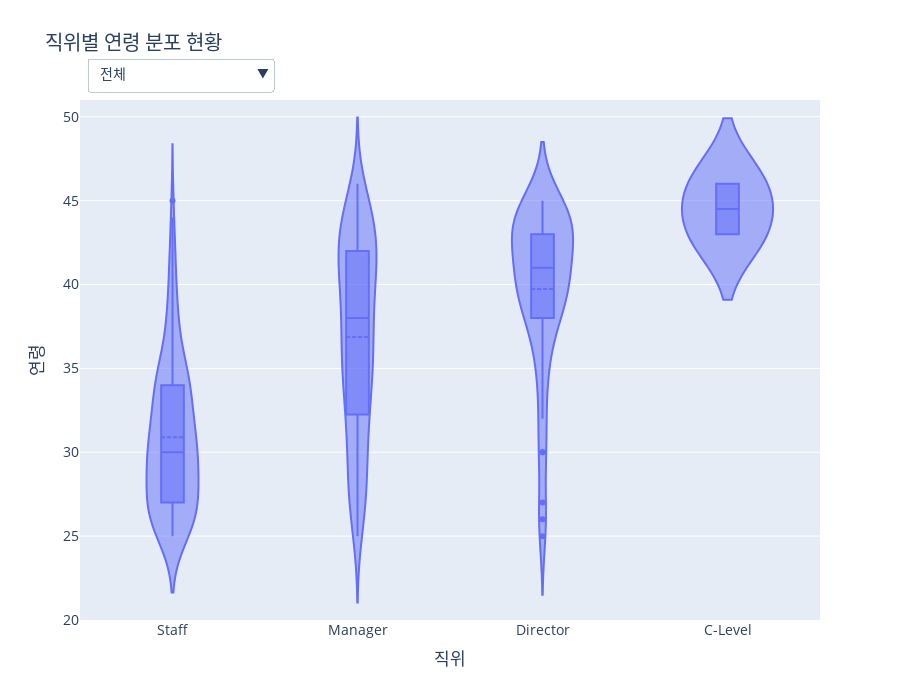

Write notebook code for a chart like this one.
### Code cell
import pandas as pd
import numpy as np
import plotly.graph_objects as go
import plotly.io as pio
import datetime

# --- 1. 데이터 임포트 ---
from services.tables.HR_Core.basic_info_table import emp_df
from services.tables.HR_Core.position_info_table import position_info_df
from services.tables.HR_Core.department_info_table import department_info_df
from services.tables.HR_Core.position_table import position_df
from services.tables.HR_Core.department_table import division_order, dept_level_map, parent_map_dept, dept_name_map
from services.helpers.utils import calculate_age, find_division_name_for_dept

def create_figure():
    """
    제안 3: 조직 세대교체 현황 분석 그래프를 생성합니다.
    """
    # --- 2. 데이터 준비 및 가공 ---
    current_emps_df = emp_df[emp_df['CURRENT_EMP_YN'] == 'Y'].copy()
    
    current_emps_df['AGE'] = current_emps_df['PERSONAL_ID'].apply(calculate_age)
    
    current_positions = position_info_df[position_info_df['GRADE_END_DATE'].isnull()][['EMP_ID', 'POSITION_ID']]
    current_depts = department_info_df[department_info_df['DEP_APP_END_DATE'].isnull()][['EMP_ID', 'DEP_ID']]
    
    analysis_df = pd.merge(current_emps_df, current_positions, on='EMP_ID', how='left')
    analysis_df = pd.merge(analysis_df, current_depts, on='EMP_ID', how='left')
    analysis_df = pd.merge(analysis_df, position_df[['POSITION_ID', 'POSITION_NAME']].drop_duplicates(), on='POSITION_ID', how='left')
    
    analysis_df['DIVISION_NAME'] = analysis_df['DEP_ID'].apply(lambda x: find_division_name_for_dept(x, dept_level_map, parent_map_dept, dept_name_map))
    
    analysis_df = analysis_df.dropna(subset=['POSITION_NAME', 'DIVISION_NAME', 'AGE'])
    
    position_order = ['Staff', 'Manager', 'Director', 'C-Level']
    analysis_df['POSITION_NAME'] = pd.Categorical(analysis_df['POSITION_NAME'], categories=position_order, ordered=True)
    analysis_df = analysis_df.sort_values('POSITION_NAME')
    
    y_min = analysis_df['AGE'].min()
    y_max = analysis_df['AGE'].max()
    fixed_y_range = [y_min - 5, y_max + 5]
    
    # --- 3. Plotly 인터랙티브 그래프 생성 ---
    fig = go.Figure()
    division_list = ['전체'] + division_order
    
    for i, div_name in enumerate(division_list):
        is_visible = (i == 0)
        df_filtered = analysis_df if div_name == '전체' else analysis_df[analysis_df['DIVISION_NAME'] == div_name]
        
        fig.add_trace(
            go.Violin(
                x=df_filtered['POSITION_NAME'], y=df_filtered['AGE'], name=div_name,
                box_visible=True, meanline_visible=True, visible=is_visible
            )
        )
        
    # --- 4. 드롭다운 메뉴 생성 ---
    buttons = []
    for i, div_name in enumerate(division_list):
        visibility_mask = [False] * len(division_list)
        visibility_mask[i] = True
        buttons.append(dict(label=div_name, method='update', args=[{'visible': visibility_mask}]))
        
    # --- 5. 레이아웃 업데이트 및 그래프 표시 ---
    fig.update_layout(
        updatemenus=[dict(
            active=0, buttons=buttons, direction="down",
            pad={"r": 10, "t": 10}, showactive=True,
            x=0.01, xanchor="left", y=1.1, yanchor="top"
        )],
        title_text='직위별 연령 분포 현황',
        xaxis_title='직위',
        yaxis_title='연령',
        font_size=14, height=700,
        legend_title_text='Division',
        annotations=[dict(text="조직 선택:", showarrow=False,
                          x=0, y=1.08, yref="paper", align="left")],
        yaxis_range=fixed_y_range
    )
    
    return fig

# 이 파일을 직접 실행할 경우 그래프를 생성하여 보여줍니다.
pio.renderers.default = 'vscode'
fig = create_figure()
fig.show()

### Figure 1 — Plotly figure (JSON) as saved in the notebook; plotly's stock layout.template omitted (floating-point values rounded to 4 significant figures; data arrays with more than 128 entries replaced by an {"elided": "..."} marker saying what was removed)
{"data": [{"box": {"visible": true}, "meanline": {"visible": true}, "name": "전체", "type": "violin", "visible": true, "x": {"elided": "480 str values"}, "y": {"elided": "480 int values"}}, {"box": {"visible": true}, "meanline": {"visible": true}, "name": "Planning Division", "type": "violin", "visible": false, "x": ["Staff", "Staff", "Staff", "Staff", "Staff", "Staff", "Staff", "Staff", "Staff", "Staff", "Staff", "Staff", "Staff", "Staff", "Staff", "Staff", "Staff", "Staff", "Staff", "Staff", "Staff", "Staff", "Staff", "Staff", "Staff", "Staff", "Staff", "Staff", "Staff", "Staff", "Staff", "Staff", "Staff", "Staff", "Staff", "Staff", "Staff", "Staff", "Staff", "Staff", "Staff", "Staff", "Staff", "Staff", "Staff", "Manager", "Manager", "Manager", "Manager", "Manager", "Manager", "Manager", "Manager", "Manager", "Manager", "Manager", "Manager", "Manager", "Manager", "Manager", "Manager", "Manager", "Manager", "Manager", "Manager", "Manager", "Manager", "Manager", "Manager", "Manager", "Manager", "Manager", "Manager", "Manager", "Manager", "Manager", "Manager", "Manager", "Manager", "Manager", "Manager", "Manager", "Manager", "Manager", "Manager", "Manager", "Manager", "Manager", "Manager", "Manager", "Manager", "Manager", "Manager", "Manager", "Manager", "Manager", "Manager", "Manager", "Manager", "Manager", "Manager", "Manager", "Manager", "Manager", "Manager", "Manager", "Manager", "Manager", "Manager", "Manager", "Manager", "Director", "Director", "Director", "Director", "Director", "Director", "Director", "Director", "Director", "Director", "Director"], "y": [25, 33, 29, 34, 31, 28, 29, 28, 31, 27, 33, 35, 29, 38, 28, 26, 33, 33, 29, 38, 29, 26, 37, 28, 27, 33, 35, 34, 41, 38, 31, 30, 26, 27, 32, 26, 26, 28, 26, 28, 32, 32, 27, 38, 33, 36, 38, 35, 37, 35, 33, 32, 42, 44, 25, 35, 45, 34, 37, 42, 44, 28, 43, 37, 36, 36, 44, 37, 45, 41, 32, 38, 35, 42, 44, 34, 28, 41, 45, 31, 27, 42, 34, 45, 35, 38, 44, 40, 44, 30, 41, 33, 42, 46, 45, 29, 35, 43, 32, 31, 44, 26, 30, 42, 43, 43, 43, 44, 43, 41, 42, 26, 37, 45, 45, 44, 43, 43, 43, 43, 35, 43]}, {"box": {"visible": true}, "meanline": {"visible": true}, "name": "Sales Division", "type": "violin", "visible": false, "x": {"elided": "132 str values"}, "y": {"elided": "132 int values"}}, {"box": {"visible": true}, "meanline": {"visible": true}, "name": "Development Division", "type": "violin", "visible": false, "x": ["Staff", "Staff", "Staff", "Staff", "Staff", "Staff", "Staff", "Staff", "Staff", "Staff", "Staff", "Staff", "Staff", "Staff", "Staff", "Staff", "Staff", "Staff", "Staff", "Staff", "Staff", "Staff", "Staff", "Staff", "Staff", "Staff", "Staff", "Staff", "Staff", "Staff", "Staff", "Staff", "Manager", "Manager", "Manager", "Manager", "Manager", "Manager", "Manager", "Manager", "Manager", "Manager", "Manager", "Manager", "Manager", "Manager", "Manager", "Manager", "Manager", "Manager", "Manager", "Manager", "Manager", "Manager", "Manager", "Manager", "Manager", "Manager", "Manager", "Manager", "Manager", "Manager", "Manager", "Manager", "Manager", "Manager", "Manager", "Manager", "Manager", "Manager", "Manager", "Manager", "Manager", "Manager", "Manager", "Manager", "Manager", "Manager", "Manager", "Manager", "Manager", "Manager", "Manager", "Manager", "Manager", "Manager", "Manager", "Manager", "Manager", "Manager", "Manager", "Manager", "Manager", "Manager", "Manager", "Manager", "Manager", "Manager", "Manager", "Manager", "Manager", "Manager", "Manager", "Director", "Director", "Director", "Director", "Director", "Director", "Director", "Director", "Director", "Director", "Director", "Director", "Director", "Director", "Director", "Director", "Director", "Director", "Director", "Director", "C-Level"], "y": [30, 35, 27, 40, 29, 26, 25, 29, 32, 45, 33, 26, 26, 26, 25, 36, 28, 27, 26, 30, 42, 44, 30, 42, 29, 31, 30, 31, 25, 27, 31, 31, 33, 41, 41, 40, 35, 38, 35, 32, 28, 42, 43, 38, 39, 40, 43, 42, 30, 39, 31, 36, 39, 38, 34, 26, 45, 42, 45, 31, 26, 40, 39, 29, 43, 44, 26, 27, 29, 32, 25, 40, 26, 37, 40, 28, 26, 41, 38, 38, 35, 27, 29, 42, 31, 35, 41, 33, 44, 34, 43, 45, 36, 28, 43, 35, 36, 35, 28, 45, 42, 46, 41, 39, 43, 33, 44, 43, 45, 36, 39, 40, 44, 40, 41, 38, 38, 40, 45, 32, 39, 25, 43, 43]}, {"box": {"visible": true}, "meanline": {"visible": true}, "name": "Operating Division", "type": "violin", "visible": false, "x": ["Staff", "Staff", "Staff", "Staff", "Staff", "Staff", "Staff", "Staff", "Staff", "Staff", "Staff", "Staff", "Staff", "Staff", "Staff", "Staff", "Staff", "Staff", "Staff", "Staff", "Staff", "Staff", "Staff", "Staff", "Staff", "Staff", "Staff", "Staff", "Staff", "Staff", "Staff", "Staff", "Staff", "Staff", "Staff", "Staff", "Staff", "Staff", "Staff", "Staff", "Staff", "Staff", "Manager", "Manager", "Manager", "Manager", "Manager", "Manager", "Manager", "Manager", "Manager", "Manager", "Manager", "Manager", "Manager", "Manager", "Manager", "Manager", "Manager", "Manager", "Manager", "Manager", "Manager", "Manager", "Manager", "Manager", "Manager", "Manager", "Manager", "Manager", "Manager", "Manager", "Manager", "Manager", "Manager", "Manager", "Manager", "Manager", "Manager", "Manager", "Manager", "Manager", "Manager", "Manager", "Manager", "Manager", "Manager", "Manager", "Manager", "Manager", "Manager", "Manager", "Manager", "Manager", "Director", "Director", "Director", "Director", "Director", "Director", "Director", "Director"], "y": [27, 27, 35, 30, 30, 38, 30, 26, 38, 26, 29, 32, 31, 30, 34, 27, 31, 26, 33, 25, 38, 27, 30, 32, 27, 40, 30, 35, 26, 25, 35, 26, 29, 27, 30, 42, 33, 32, 31, 29, 31, 34, 43, 28, 36, 39, 37, 32, 39, 33, 43, 31, 37, 32, 30, 39, 42, 42, 44, 39, 34, 36, 41, 41, 39, 37, 42, 33, 36, 27, 40, 39, 32, 32, 40, 42, 34, 40, 31, 25, 40, 29, 42, 43, 40, 34, 28, 38, 34, 38, 32, 30, 43, 45, 39, 41, 41, 44, 38, 37, 39, 41]}], "layout": {"annotations": [{"align": "left", "showarrow": false, "text": "조직 선택:", "x": 0, "y": 1.08, "yref": "paper"}], "font": {"size": 14}, "height": 700, "legend": {"title": {"text": "Division"}}, "title": {"text": "직위별 연령 분포 현황"}, "updatemenus": [{"active": 0, "buttons": [{"args": [{"visible": [true, false, false, false, false]}], "label": "전체", "method": "update"}, {"args": [{"visible": [false, true, false, false, false]}], "label": "Planning Division", "method": "update"}, {"args": [{"visible": [false, false, true, false, false]}], "label": "Sales Division", "method": "update"}, {"args": [{"visible": [false, false, false, true, false]}], "label": "Development Division", "method": "update"}, {"args": [{"visible": [false, false, false, false, true]}], "label": "Operating Division", "method": "update"}], "direction": "down", "pad": {"r": 10, "t": 10}, "showactive": true, "x": 0.01, "xanchor": "left", "y": 1.1, "yanchor": "top"}], "xaxis": {"title": {"text": "직위"}}, "yaxis": {"range": [20, 51], "title": {"text": "연령"}}}}
